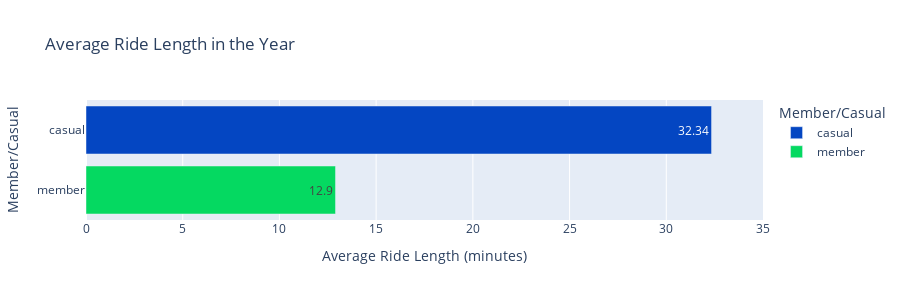

Notebook cell for this chart:
### Code cell
fig_4 = round(df.groupby('member_casual', as_index=False).mean(),2)

px.bar(fig_4, y = 'member_casual', x = 'ride_length', range_x = [0,35],
        color = 'member_casual', 
        height = 300,
        text = 'ride_length',
        title = 'Average Ride Length in the Year',
        labels = {'ride_length': 'Average Ride Length (minutes)', 'member_casual': 'Member/Casual'},
        hover_name = 'member_casual', hover_data = {'member_casual': False, 'ride_length': True}, 
        color_discrete_map = {'casual': '#0446c2', 'member': '#05d961'})

### Figure 1 — Plotly figure (JSON) as saved in the notebook; plotly's stock layout.template omitted (floating-point values rounded to 4 significant figures)
{"data": [{"alignmentgroup": "True", "hovertemplate": "<b>%{hovertext}</b><br><br>Average Ride Length (minutes)=%{text}<extra></extra>", "hovertext": ["casual"], "legendgroup": "casual", "marker": {"color": "#0446c2", "pattern": {"shape": ""}}, "name": "casual", "offsetgroup": "casual", "orientation": "h", "showlegend": true, "text": [32.34], "textposition": "auto", "type": "bar", "x": [32.34], "xaxis": "x", "y": ["casual"], "yaxis": "y"}, {"alignmentgroup": "True", "hovertemplate": "<b>%{hovertext}</b><br><br>Average Ride Length (minutes)=%{text}<extra></extra>", "hovertext": ["member"], "legendgroup": "member", "marker": {"color": "#05d961", "pattern": {"shape": ""}}, "name": "member", "offsetgroup": "member", "orientation": "h", "showlegend": true, "text": [12.9], "textposition": "auto", "type": "bar", "x": [12.9], "xaxis": "x", "y": ["member"], "yaxis": "y"}], "layout": {"barmode": "relative", "height": 300, "legend": {"title": {"text": "Member/Casual"}, "tracegroupgap": 0}, "title": {"text": "Average Ride Length in the Year"}, "xaxis": {"anchor": "y", "domain": [0.0, 1.0], "range": [0, 35], "title": {"text": "Average Ride Length (minutes)"}}, "yaxis": {"anchor": "x", "categoryarray": ["member", "casual"], "categoryorder": "array", "domain": [0.0, 1.0], "title": {"text": "Member/Casual"}}}}
